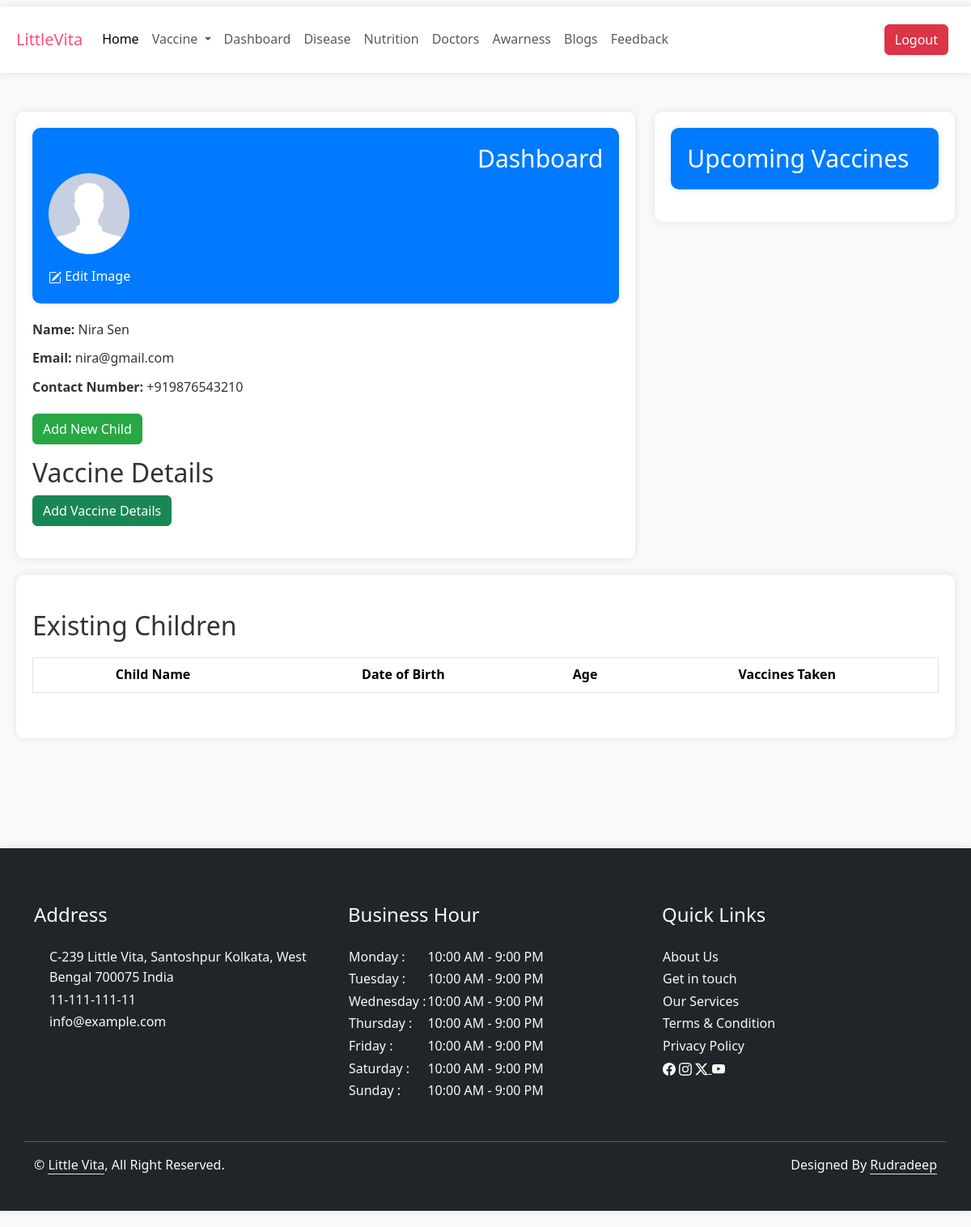
Page /dashboard/ (signed in) on the committed database.
### Base/models.py (models this page shows, shortened)
class Parent(models.Model):
    first_name = models.CharField(max_length=100)
    last_name = models.CharField(max_length=100, null=True, blank=True)
    email = models.EmailField(max_length=100)
    user = models.OneToOneField(User, null=True,blank = True, on_delete=models.CASCADE)
    parent_id = models.AutoField(primary_key=True)
    phone_number = models.CharField(max_length=20, null=True, blank=True)
    dp= models.ImageField(upload_to='parent_images/', default='default_dp.jpg', null=True, blank=True)

### Base/views.py (the view, shortened to what this page needs)
# urls.py: path('dashboard/', views.dashboard, name='dashboard'),
@login_required(login_url='login')
def dashboard(request):
    context={}
    if request.user.is_authenticated:
        print("user is authenticated")
        parent = Parent.objects.get(user=request.user)
        context['parent'] = parent
        children = Child.objects.filter(parent=parent)
        context['children']=children
        vaccine_status_form = VaccineStatusForm(request.POST or None, user=parent)
        context['vaccine_status'] = vaccine_status_form
        return render(request, 'Base/dashboard.html', context)
    else:
        messages.error(request, 'You are not logged in')
        return redirect('login')

### Base/models.py (called while the page is built)
    def __str__(self):
        return self.vaccine_name

### Base/templates/Base/dashboard.html (shortened to what this page needs)
{% extends "Base/base.html" %}
{% load static %}
{% block css %}
    <link rel="stylesheet" href={% static "Base/css/dashboard.css" %}>
{% endblock css %}
{% block body %}
<div class="child-dashboard-body">
<div class="row">
    <div class="col-lg-8">
        <div class="container-fluid child-dashboard-container">
            <div class="dashboard-header">
                <h1 class="dashboard-title text-end">Dashboard</h1>
                <img src={{parent.dp.url}} alt="User Image" class="user-image">
                <div class="edit-image-label"> Edit Image</div>
            </div>
            <div class="dashboard-content">
                <div class="dashboard-content-item"><strong>Name:</strong> {{parent.first_name|capfirst}} {{parent.last_name|capfirst}}</div>
                <div class="dashboard-content-item"><strong>Email:</strong> {{parent.email}}</div>
                <div class="dashboard-content-item"><strong>Contact Number:</strong> {{parent.phone_number}}</div>
                <button class="btn primary-btn add-child-button btn btn-success" data-bs-toggle="modal"
                    data-bs-target="#addChildModal">Add New Child</button>
                    <h2 class="mt-3">Vaccine Details</h2>
                        <button id="openFormBtn" class="btn btn-success">Add Vaccine Details</button>
            </div>
        </div>
    </div>
    <div class="col-lg-4">
        <div class="container-fluid child-dashboard-container">
            <div class="dashboard-header">
                <h1 class="dashboard-title">Upcoming Vaccines</h1>
            </div>
        </div>
    </div>
</div>
<div class="container-fluid child-dashboard-container">
    <div class="row">
        <div class="col-lg-12 mt-4">
            <h2>Existing Children</h2>
            <div class="table-responsive table-container">
                <table class="table child-table">
                    <thead>
                        <tr class="table-header">
                            <th>Child Name</th>
                            <th>Date of Birth</th>
                            <th>Age</th>
                            <th>Vaccines Taken</th>
                        </tr>
                    </thead>
                </table>
            </div>
        </div>
    </div>
</div>
</div>
{% include "Base/footer.html" %}
{% endblock body %}

### Base/static/Base/css/style.css (style rules this page uses)
body { font-family: 'Roboto', sans-serif; font-size: 16px; line-height: 1.6; margin: 0; padding: 0; color: #333; }

### Base/static/Base/css/dashboard.css (style rules this page uses)
body { background-color: #f8f9fa; font-family: 'Segoe UI', Tahoma, Geneva, Verdana, sans-serif; }
.child-dashboard-body { padding: 20px; }
.container-fluid { background-color: #ffffff; box-shadow: 0 0 10px rgba(0, 0, 0, 0.1); padding: 20px; margin-bottom: 20px; }
.child-dashboard-container { border-radius: 10px; }
.dashboard-header, .upcoming-vaccines-card { background-color: #007bff; color: #ffffff; padding: 20px; border-radius: 10px; margin-bottom: 20px; }
.dashboard-title { font-size: 30px; margin-bottom: 0; }
.dashboard-content, .upcoming-vaccines { margin-top: 20px; }
.dashboard-content { margin-top: 20px; margin-bottom: 20px; }
.dashboard-content-item { margin-bottom: 10px; }
.add-child-button { margin-top: 10px; }
.dashboard-header { box-shadow: 0 0 10px rgba(0, 0, 0, 0.1); }
.primary-btn { background-color: #28a745; border-color: #28a745; }
.table-container { width: 100%; border-collapse: collapse; margin-top: 20px; margin-bottom: 20px; }
.table-header, .table-data { border: 1px solid #dee2e6; padding: 12px; text-align: left; }
.table-header { background-color: #007bff; color: #ffffff; }
.user-image { border-radius: 50%; max-width: 100px; margin-bottom: 15px; }
.child-table { justify-content: center; text-align: center; align-items: center; }
.child-table td, th { text-align: center; vertical-align: middle; }

### rows in the picture
Parent: dp (placeholder picture), first_name "Nira", last_name "Sen", email "nira@gmail.com", phone_number "+919876543210"
